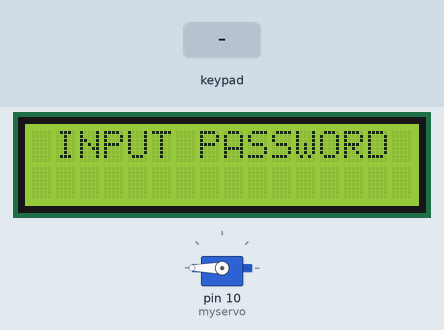
This sketch was run on a simulated Arduino Uno, built with avr-gcc and run on an emulated ATmega328P. Shown: servo, 16×2 character LCD. Inputs (shaded band) come from the test bench.

Above: at 1.8 s.
1.9 s: keypad keys 1 2 3 4 5 6 pressed 0.4 s apart
At 5.1 s:
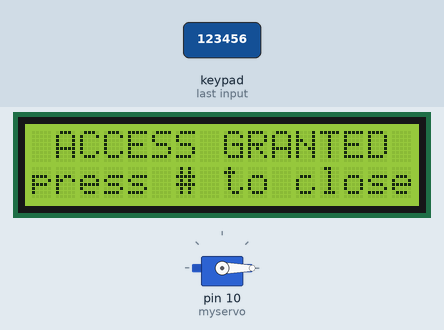
5.8 s: keypad keys 1 2 3 4 5 6 # pressed 0.4 s apart
At 9.5 s:
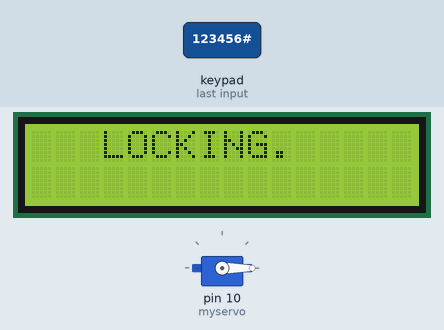
11.6 s: key 'A' pressed
At 14.4 s:
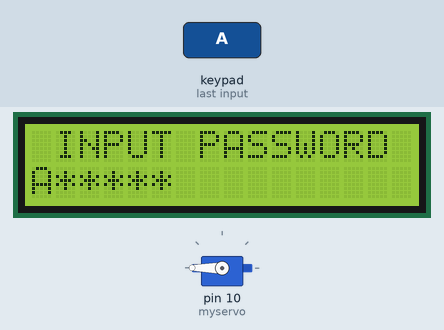
14.6 s: key 'B' pressed
At 15.6 s:
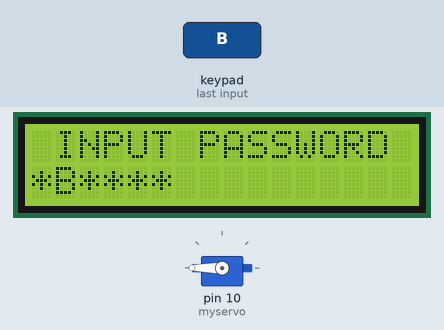
16.1 s: keypad keys * * * * * * # pressed 0.4 s apart
At 17.7 s:
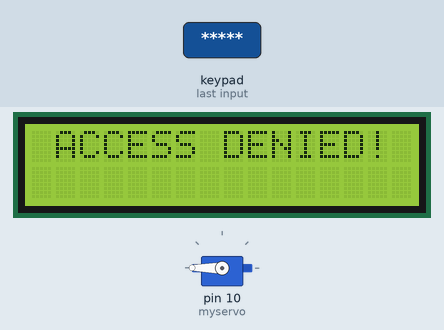
20.6 s: key 'C' pressed
At 21.3 s:
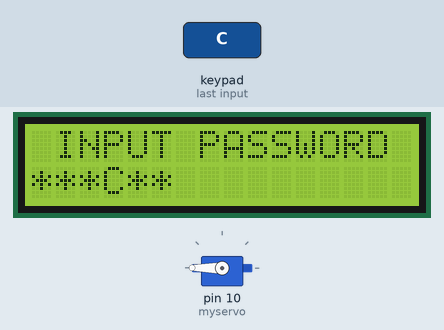
Timing chart, 0 to 23.1 s (numbered marks = the images above; inputs shaded):
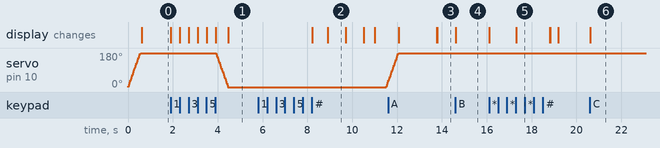

Measured:
- after the input at 1.9 s, servo on pin 10 (myservo): moves from 180° to 0° over 0.51 s, starting after 2.0 s; the display: first changes at once (image 1 shows a later state)
- after the input at 5.8 s, servo on pin 10 (myservo): 0° → 25° after 5.7 s; the display: first changes after 2.4 s (image 2 shows a later state)
- after the input at 11.6 s, the display: first differs from a run without the input after 2.2 s (image 3)
- after the input at 14.6 s, the display: changes at once (image 4)
- after the input at 16.1 s, the display: first changes at once (image 5 shows a later state)
- after the input at 20.6 s, the display: changes at once (image 6)

The sketch:

Keypad_LCD_Servo_Final.ino
```cpp
#include <Keypad.h>
#include <LiquidCrystal.h>
#include <Servo.h>

Servo myservo;

LiquidCrystal lcd(A0, A1, A2, A3, A4, A5);

#define Password_Length 7 // Give enough room for six chars + NULL char

int pos = 0;    // variable to store the servo position

char Data[Password_Length]; // 6 is the number of chars it can hold + the null char = 7
char Master[Password_Length] = "123456";     //Change PASSWORD here
byte data_count = 0, master_count = 0;
bool Pass_is_good;
char customKey;

const byte ROWS = 4;
const byte COLS = 4;
char keys[ROWS][COLS] = {
  {'1', '2', '3', 'A'},
  {'4', '5', '6', 'B'},
  {'7', '8', '9', 'C'},
  {'*', '0', '#', 'D'}
};
bool door = true;

byte rowPins[ROWS] = {9, 8, 7, 6}; //connect to the row pinouts of the keypad
byte colPins[COLS] = {5, 4, 3, 2}; //connect to the column pinouts of the keypad

Keypad customKeypad( makeKeymap(keys), rowPins, colPins, ROWS, COLS); //initialize an instance of class NewKeypad

void setup()
{
  myservo.attach(10);
  ServoClose();
  lcd.begin(16, 2);

}

void loop()
{
  if (door == 0)
  {
    customKey = customKeypad.getKey();

    if (customKey == '#')

    {

    lcd.clear();
      lcd.setCursor (3,0);
        lcd.print("LOCKING");
        delay (700);
      lcd.setCursor (10,0);
        lcd.print(".");
        delay (800);
      lcd.setCursor (11,0);
        lcd.print(".");
        delay (800);
      lcd.setCursor (12,0);
        lcd.print(".");
        delay (500);
        lcd.clear();
        delay (500);
        ServoClose();
      lcd.setCursor (5,0);
      lcd.print("LOCKED");
      delay (1700);

      door = 1;
    }
  }

  else Open();
}

void clearData()
{
  while (data_count != 0)
  { // This can be used for any array size,
    Data[data_count--] = 0; //clear array for new data
  }
  return;
}

void ServoOpen()
{
  for (pos = 180; pos >= 0; pos -= 5) { // goes from 0 degrees to 180 degrees
    // in steps of 1 degree
    myservo.write(pos);              // tell servo to go to position in variable 'pos'
    delay(15);                       // waits 15ms for the servo to reach the position
  }
}

void ServoClose()
{
  for (pos = 0; pos <= 180; pos += 5) { // goes from 180 degrees to 0 degrees
    myservo.write(pos);              // tell servo to go to position in variable 'pos'
    delay(15);                       // waits 15ms for the servo to reach the position
  }
}

void Open()
{
  lcd.setCursor(1, 0);
  lcd.print("INPUT PASSWORD");

  customKey = customKeypad.getKey();
  if (customKey) // makes sure a key is actually pressed, equal to (customKey != NO_KEY)
  {
   lcd.setCursor(0, 1);
    lcd.print("******");     //To hide your PASSWORD, make sure its the same lenght as your password
    Data[data_count] = customKey; // store char into data array
    lcd.setCursor(data_count, 1); // move cursor to show each new char
    lcd.print(Data[data_count]); // print char at said cursor
    data_count++; // increment data array by 1 to store new char, also keep track of the number of chars entered
  }

  if (data_count == Password_Length - 1) // if the array index is equal to the number of expected chars, compare data to master
  {
    if (!strcmp(Data, Master)) // equal to (strcmp(Data, Master) == 0)
    {
      lcd.clear();
      ServoOpen();
      lcd.print(" ACCESS GRANTED");
      lcd.setCursor(0,1);
      lcd.print("press # to close");
      door = 0;
    }
    else
    {
      lcd.clear();

     lcd.setCursor(1,0);
      lcd.print("ACCESS DENIED!");
      delay(1500);
      door = 1;
    }
    clearData();
  }
}
```
